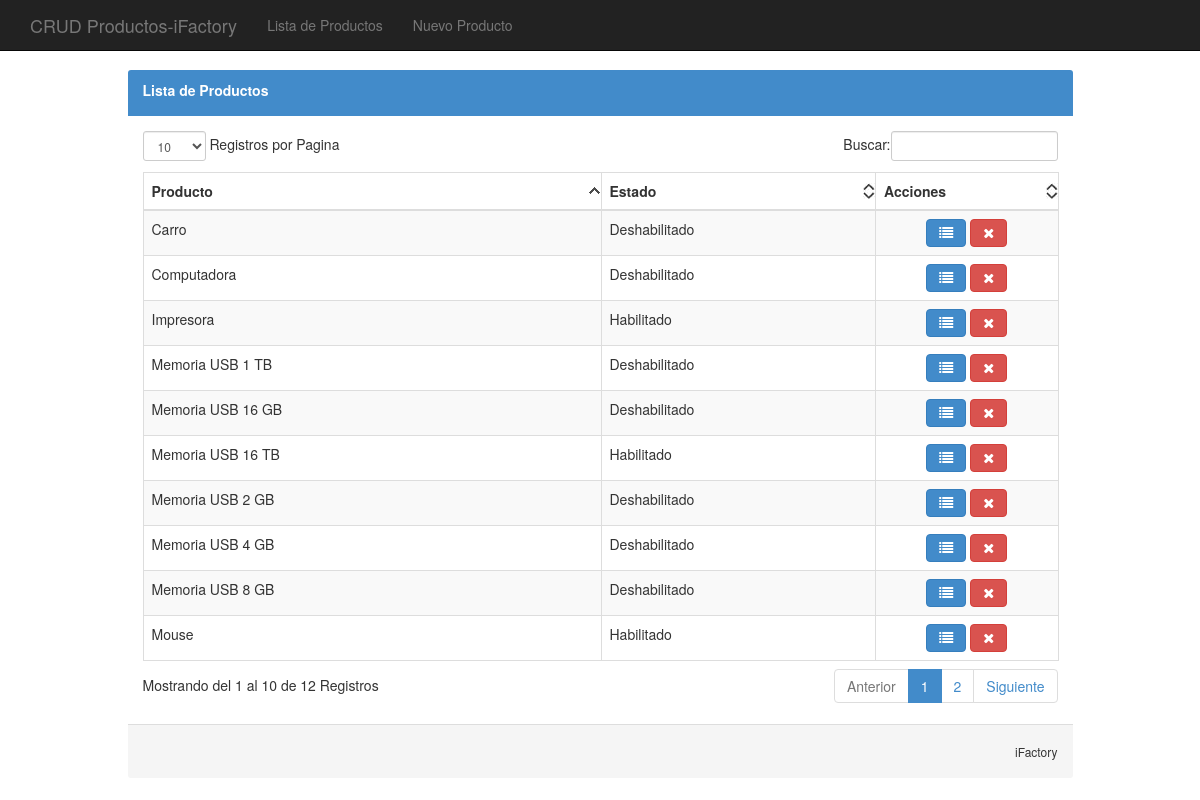
/?p=1, run on the app's committed database.
### tables this page shows
CREATE TABLE `productos` (
  `id` int(6) NOT NULL AUTO_INCREMENT,
  `producto` varchar(250) NOT NULL,
  `estado` int(1) NOT NULL,
  `fecha_creacion` datetime DEFAULT NULL,
  `fecha_actualizacion` datetime DEFAULT NULL,
  PRIMARY KEY (`id`)
);

### ProductoController.php (the view, shortened to what this page needs)
<?php
class ProductoController
{
	public function listarProductos()
	{
		include ('config/conn.php');
		$sqllistar="
			SELECT
				id,
				producto,
				CASE estado
					WHEN 0 THEN 'Deshabilitado'
					WHEN 1 THEN 'Habilitado'
				END
				AS estado
			FROM productos ORDER BY id ASC;";
		$querylistar=$link->query($sqllistar) or die ("Error: ".mysql_error());
		while($resultlistar = mysqli_fetch_array($querylistar, MYSQLI_NUM))
		{
			echo"
				<tr>
					<td>".$resultlistar[1]."</td>
					<td>".$resultlistar[2]."</td>
					<td>
						<center><a href='?p=3&x=".$resultlistar[0]."'><button type='button' class='btn btn-primary btn-circle fa fa-list'></button></a>
						<button type='button' id='btne_".$resultlistar[0]."' class='btn btn-danger btn-circle fa fa-times'></button></center>
					</td>
				</tr>
				<script type='text/javascript'>
					$('#btne_".$resultlistar[0]."').click(function () {
						$('#notificacion').load('EliminarProducto.php?id=' + ".$resultlistar[0].")
					});
				</script>
			";
		}
	}
}
?>

### css/starter-template.css (style rules this page uses)
body { padding-top: 50px; }

### data on the page
productos: producto "Carro", resultlistar "Deshabilitado"
productos: producto "Memoria USB 16 GB", resultlistar "Deshabilitado"
productos: producto "Memoria USB 8 GB", resultlistar "Deshabilitado"
productos: producto "Memoria USB 4 GB", resultlistar "Deshabilitado"
productos: producto "Memoria USB 2 GB", resultlistar "Deshabilitado"
productos: producto "Computadora", resultlistar "Deshabilitado"
productos: producto "Memoria USB 1 TB", resultlistar "Deshabilitado"
productos: producto "Memoria USB 16 TB", resultlistar "Habilitado"
productos: producto "Mouse", resultlistar "Habilitado"
productos: producto "Impresora", resultlistar "Habilitado"
